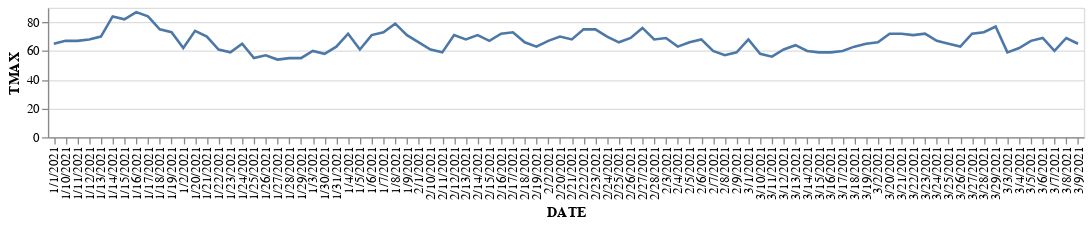

Source (notebook cell):
### Markdown cell above
## Visualization

Plotting libraries often operate in such a way that tidy data is easier to plot.

### Code cell
alt.Chart(weather1).mark_line().encode(
    x = 'DATE',
    y = 'TMAX'
).properties(
    width = 800, 
    height = 100
)

### Figure 1 — Vega-Lite specification as saved in the notebook (floating-point values rounded to 4 significant figures)
{"config": {"view": {"continuousWidth": 400, "continuousHeight": 300}}, "data": {"name": "data-7707a377a611fea0e30a7390cb6491ab"}, "mark": "line", "encoding": {"x": {"field": "DATE", "type": "nominal"}, "y": {"field": "TMAX", "type": "quantitative"}}, "height": 100, "width": 800, "$schema": "https://vega.github.io/schema/vega-lite/v4.17.0.json", "datasets": {"data-7707a377a611fea0e30a7390cb6491ab": [{"STATION": "USW00023190", "NAME": "SANTA BARBARA MUNICIPAL AIRPORT, CA US", "DATE": "1/1/2021", "TMAX": 65, "TMIN": 37}, {"STATION": "USW00023190", "NAME": "SANTA BARBARA MUNICIPAL AIRPORT, CA US", "DATE": "1/2/2021", "TMAX": 62, "TMIN": 38}, {"STATION": "USW00023190", "NAME": "SANTA BARBARA MUNICIPAL AIRPORT, CA US", "DATE": "1/3/2021", "TMAX": 60, "TMIN": 42}, {"STATION": "USW00023190", "NAME": "SANTA BARBARA MUNICIPAL AIRPORT, CA US", "DATE": "1/4/2021", "TMAX": 72, "TMIN": 43}, {"STATION": "USW00023190", "NAME": "SANTA BARBARA MUNICIPAL AIRPORT, CA US", "DATE": "1/5/2021", "TMAX": 61, "TMIN": 40}, {"STATION": "USW00023190", "NAME": "SANTA BARBARA MUNICIPAL AIRPORT, CA US", "DATE": "1/6/2021", "TMAX": 71, "TMIN": 39}, {"STATION": "USW00023190", "NAME": "SANTA BARBARA MUNICIPAL AIRPORT, CA US", "DATE": "1/7/2021", "TMAX": 73, "TMIN": 38}, {"STATION": "USW00023190", "NAME": "SANTA BARBARA MUNICIPAL AIRPORT, CA US", "DATE": "1/8/2021", "TMAX": 79, "TMIN": 36}, {"STATION": "USW00023190", "NAME": "SANTA BARBARA MUNICIPAL AIRPORT, CA US", "DATE": "1/9/2021", "TMAX": 71, "TMIN": 39}, {"STATION": "USW00023190", "NAME": "SANTA BARBARA MUNICIPAL AIRPORT, CA US", "DATE": "1/10/2021", "TMAX": 67, "TMIN": 37}, {"STATION": "USW00023190", "NAME": "SANTA BARBARA MUNICIPAL AIRPORT, CA US", "DATE": "1/11/2021", "TMAX": 67, "TMIN": 36}, {"STATION": "USW00023190", "NAME": "SANTA BARBARA MUNICIPAL AIRPORT, CA US", "DATE": "1/12/2021", "TMAX": 68, "TMIN": 37}, {"STATION": "USW00023190", "NAME": "SANTA BARBARA MUNICIPAL AIRPORT, CA US", "DATE": "1/13/2021", "TMAX": 70, "TMIN": 39}, {"STATION": "USW00023190", "NAME": "SANTA BARBARA MUNICIPAL AIRPORT, CA US", "DATE": "1/14/2021", "TMAX": 84, "TMIN": 42}, {"STATION": "USW00023190", "NAME": "SANTA BARBARA MUNICIPAL AIRPORT, CA US", "DATE": "1/15/2021", "TMAX": 82, "TMIN": 42}, {"STATION": "USW00023190", "NAME": "SANTA BARBARA MUNICIPAL AIRPORT, CA US", "DATE": "1/16/2021", "TMAX": 87, "TMIN": 42}, {"STATION": "USW00023190", "NAME": "SANTA BARBARA MUNICIPAL AIRPORT, CA US", "DATE": "1/17/2021", "TMAX": 84, "TMIN": 46}, {"STATION": "USW00023190", "NAME": "SANTA BARBARA MUNICIPAL AIRPORT, CA US", "DATE": "1/18/2021", "TMAX": 75, "TMIN": 43}, {"STATION": "USW00023190", "NAME": "SANTA BARBARA MUNICIPAL AIRPORT, CA US", "DATE": "1/19/2021", "TMAX": 73, "TMIN": 47}, {"STATION": "USW00023190", "NAME": "SANTA BARBARA MUNICIPAL AIRPORT, CA US", "DATE": "1/20/2021", "TMAX": 74, "TMIN": 46}, {"STATION": "USW00023190", "NAME": "SANTA BARBARA MUNICIPAL AIRPORT, CA US", "DATE": "1/21/2021", "TMAX": 70, "TMIN": 42}, {"STATION": "USW00023190", "NAME": "SANTA BARBARA MUNICIPAL AIRPORT, CA US", "DATE": "1/22/2021", "TMAX": 61, "TMIN": 41}, {"STATION": "USW00023190", "NAME": "SANTA BARBARA MUNICIPAL AIRPORT, CA US", "DATE": "1/23/2021", "TMAX": 59, "TMIN": 40}, {"STATION": "USW00023190", "NAME": "SANTA BARBARA MUNICIPAL AIRPORT, CA US", "DATE": "1/24/2021", "TMAX": 65, "TMIN": 38}, {"STATION": "USW00023190", "NAME": "SANTA BARBARA MUNICIPAL AIRPORT, CA US", "DATE": "1/25/2021", "TMAX": 55, "TMIN": 44}, {"STATION": "USW00023190", "NAME": "SANTA BARBARA MUNICIPAL AIRPORT, CA US", "DATE": "1/26/2021", "TMAX": 57, "TMIN": 40}, {"STATION": "USW00023190", "NAME": "SANTA BARBARA MUNICIPAL AIRPORT, CA US", "DATE": "1/27/2021", "TMAX": 54, "TMIN": 48}, {"STATION": "USW00023190", "NAME": "SANTA BARBARA MUNICIPAL AIRPORT, CA US", "DATE": "1/28/2021", "TMAX": 55, "TMIN": 49}, {"STATION": "USW00023190", "NAME": "SANTA BARBARA MUNICIPAL AIRPORT, CA US", "DATE": "1/29/2021", "TMAX": 55, "TMIN": 42}, {"STATION": "USW00023190", "NAME": "SANTA BARBARA MUNICIPAL AIRPORT, CA US", "DATE": "1/30/2021", "TMAX": 58, "TMIN": 37}, {"STATION": "USW00023190", "NAME": "SANTA BARBARA MUNICIPAL AIRPORT, CA US", "DATE": "1/31/2021", "TMAX": 63, "TMIN": 37}, {"STATION": "USW00023190", "NAME": "SANTA BARBARA MUNICIPAL AIRPORT, CA US", "DATE": "2/1/2021", "TMAX": 66, "TMIN": 45}, {"STATION": "USW00023190", "NAME": "SANTA BARBARA MUNICIPAL AIRPORT, CA US", "DATE": "2/2/2021", "TMAX": 67, "TMIN": 40}, {"STATION": "USW00023190", "NAME": "SANTA BARBARA MUNICIPAL AIRPORT, CA US", "DATE": "2/3/2021", "TMAX": 69, "TMIN": 44}, {"STATION": "USW00023190", "NAME": "SANTA BARBARA MUNICIPAL AIRPORT, CA US", "DATE": "2/4/2021", "TMAX": 63, "TMIN": 37}, {"STATION": "USW00023190", "NAME": "SANTA BARBARA MUNICIPAL AIRPORT, CA US", "DATE": "2/5/2021", "TMAX": 66, "TMIN": 38}, {"STATION": "USW00023190", "NAME": "SANTA BARBARA MUNICIPAL AIRPORT, CA US", "DATE": "2/6/2021", "TMAX": 68, "TMIN": 38}, {"STATION": "USW00023190", "NAME": "SANTA BARBARA MUNICIPAL AIRPORT, CA US", "DATE": "2/7/2021", "TMAX": 60, "TMIN": 38}, {"STATION": "USW00023190", "NAME": "SANTA BARBARA MUNICIPAL AIRPORT, CA US", "DATE": "2/8/2021", "TMAX": 57, "TMIN": 49}, {"STATION": "USW00023190", "NAME": "SANTA BARBARA MUNICIPAL AIRPORT, CA US", "DATE": "2/9/2021", "TMAX": 59, "TMIN": 49}, {"STATION": "USW00023190", "NAME": "SANTA BARBARA MUNICIPAL AIRPORT, CA US", "DATE": "2/10/2021", "TMAX": 61, "TMIN": 41}, {"STATION": "USW00023190", "NAME": "SANTA BARBARA MUNICIPAL AIRPORT, CA US", "DATE": "2/11/2021", "TMAX": 59, "TMIN": 42}, {"STATION": "USW00023190", "NAME": "SANTA BARBARA MUNICIPAL AIRPORT, CA US", "DATE": "2/12/2021", "TMAX": 71, "TMIN": 49}, {"STATION": "USW00023190", "NAME": "SANTA BARBARA MUNICIPAL AIRPORT, CA US", "DATE": "2/13/2021", "TMAX": 68, "TMIN": 47}, {"STATION": "USW00023190", "NAME": "SANTA BARBARA MUNICIPAL AIRPORT, CA US", "DATE": "2/14/2021", "TMAX": 71, "TMIN": 43}, {"STATION": "USW00023190", "NAME": "SANTA BARBARA MUNICIPAL AIRPORT, CA US", "DATE": "2/15/2021", "TMAX": 67, "TMIN": 47}, {"STATION": "USW00023190", "NAME": "SANTA BARBARA MUNICIPAL AIRPORT, CA US", "DATE": "2/16/2021", "TMAX": 72, "TMIN": 47}, {"STATION": "USW00023190", "NAME": "SANTA BARBARA MUNICIPAL AIRPORT, CA US", "DATE": "2/17/2021", "TMAX": 73, "TMIN": 43}, {"STATION": "USW00023190", "NAME": "SANTA BARBARA MUNICIPAL AIRPORT, CA US", "DATE": "2/18/2021", "TMAX": 66, "TMIN": 40}, {"STATION": "USW00023190", "NAME": "SANTA BARBARA MUNICIPAL AIRPORT, CA US", "DATE": "2/19/2021", "TMAX": 63, "TMIN": 37}, {"STATION": "USW00023190", "NAME": "SANTA BARBARA MUNICIPAL AIRPORT, CA US", "DATE": "2/20/2021", "TMAX": 70, "TMIN": 45}, {"STATION": "USW00023190", "NAME": "SANTA BARBARA MUNICIPAL AIRPORT, CA US", "DATE": "2/21/2021", "TMAX": 68, "TMIN": 38}, {"STATION": "USW00023190", "NAME": "SANTA BARBARA MUNICIPAL AIRPORT, CA US", "DATE": "2/22/2021", "TMAX": 75, "TMIN": 37}, {"STATION": "USW00023190", "NAME": "SANTA BARBARA MUNICIPAL AIRPORT, CA US", "DATE": "2/23/2021", "TMAX": 75, "TMIN": 39}, {"STATION": "USW00023190", "NAME": "SANTA BARBARA MUNICIPAL AIRPORT, CA US", "DATE": "2/24/2021", "TMAX": 70, "TMIN": 41}, {"STATION": "USW00023190", "NAME": "SANTA BARBARA MUNICIPAL AIRPORT, CA US", "DATE": "2/25/2021", "TMAX": 66, "TMIN": 39}, {"STATION": "USW00023190", "NAME": "SANTA BARBARA MUNICIPAL AIRPORT, CA US", "DATE": "2/26/2021", "TMAX": 69, "TMIN": 36}, {"STATION": "USW00023190", "NAME": "SANTA BARBARA MUNICIPAL AIRPORT, CA US", "DATE": "2/27/2021", "TMAX": 76, "TMIN": 43}, {"STATION": "USW00023190", "NAME": "SANTA BARBARA MUNICIPAL AIRPORT, CA US", "DATE": "2/28/2021", "TMAX": 68, "TMIN": 38}, {"STATION": "USW00023190", "NAME": "SANTA BARBARA MUNICIPAL AIRPORT, CA US", "DATE": "3/1/2021", "TMAX": 68, "TMIN": 37}, {"STATION": "USW00023190", "NAME": "SANTA BARBARA MUNICIPAL AIRPORT, CA US", "DATE": "3/2/2021", "TMAX": 66, "TMIN": 36}, {"STATION": "USW00023190", "NAME": "SANTA BARBARA MUNICIPAL AIRPORT, CA US", "DATE": "3/3/2021", "TMAX": 59, "TMIN": 36}, {"STATION": "USW00023190", "NAME": "SANTA BARBARA MUNICIPAL AIRPORT, CA US", "DATE": "3/4/2021", "TMAX": 62, "TMIN": 37}, {"STATION": "USW00023190", "NAME": "SANTA BARBARA MUNICIPAL AIRPORT, CA US", "DATE": "3/5/2021", "TMAX": 67, "TMIN": 39}, {"STATION": "USW00023190", "NAME": "SANTA BARBARA MUNICIPAL AIRPORT, CA US", "DATE": "3/6/2021", "TMAX": 69, "TMIN": 43}, {"STATION": "USW00023190", "NAME": "SANTA BARBARA MUNICIPAL AIRPORT, CA US", "DATE": "3/7/2021", "TMAX": 60, "TMIN": 47}, {"STATION": "USW00023190", "NAME": "SANTA BARBARA MUNICIPAL AIRPORT, CA US", "DATE": "3/8/2021", "TMAX": 69, "TMIN": 47}, {"STATION": "USW00023190", "NAME": "SANTA BARBARA MUNICIPAL AIRPORT, CA US", "DATE": "3/9/2021", "TMAX": 65, "TMIN": 47}, {"STATION": "USW00023190", "NAME": "SANTA BARBARA MUNICIPAL AIRPORT, CA US", "DATE": "3/10/2021", "TMAX": 58, "TMIN": 43}, {"STATION": "USW00023190", "NAME": "SANTA BARBARA MUNICIPAL AIRPORT, CA US", "DATE": "3/11/2021", "TMAX": 56, "TMIN": 38}, {"STATION": "USW00023190", "NAME": "SANTA BARBARA MUNICIPAL AIRPORT, CA US", "DATE": "3/12/2021", "TMAX": 61, "TMIN": 35}, {"STATION": "USW00023190", "NAME": "SANTA BARBARA MUNICIPAL AIRPORT, CA US", "DATE": "3/13/2021", "TMAX": 64, "TMIN": 43}, {"STATION": "USW00023190", "NAME": "SANTA BARBARA MUNICIPAL AIRPORT, CA US", "DATE": "3/14/2021", "TMAX": 60, "TMIN": 40}, {"STATION": "USW00023190", "NAME": "SANTA BARBARA MUNICIPAL AIRPORT, CA US", "DATE": "3/15/2021", "TMAX": 59, "TMIN": 44}, {"STATION": "USW00023190", "NAME": "SANTA BARBARA MUNICIPAL AIRPORT, CA US", "DATE": "3/16/2021", "TMAX": 59, "TMIN": 35}, {"STATION": "USW00023190", "NAME": "SANTA BARBARA MUNICIPAL AIRPORT, CA US", "DATE": "3/17/2021", "TMAX": 60, "TMIN": 38}, {"STATION": "USW00023190", "NAME": "SANTA BARBARA MUNICIPAL AIRPORT, CA US", "DATE": "3/18/2021", "TMAX": 63, "TMIN": 47}, {"STATION": "USW00023190", "NAME": "SANTA BARBARA MUNICIPAL AIRPORT, CA US", "DATE": "3/19/2021", "TMAX": 65, "TMIN": 45}, {"STATION": "USW00023190", "NAME": "SANTA BARBARA MUNICIPAL AIRPORT, CA US", "DATE": "3/20/2021", "TMAX": 72, "TMIN": 54}, {"STATION": "USW00023190", "NAME": "SANTA BARBARA MUNICIPAL AIRPORT, CA US", "DATE": "3/21/2021", "TMAX": 72, "TMIN": 44}, {"STATION": "USW00023190", "NAME": "SANTA BARBARA MUNICIPAL AIRPORT, CA US", "DATE": "3/22/2021", "TMAX": 71, "TMIN": 50}, {"STATION": "USW00023190", "NAME": "SANTA BARBARA MUNICIPAL AIRPORT, CA US", "DATE": "3/23/2021", "TMAX": 72, "TMIN": 49}, {"STATION": "USW00023190", "NAME": "SANTA BARBARA MUNICIPAL AIRPORT, CA US", "DATE": "3/24/2021", "TMAX": 67, "TMIN": 41}, {"STATION": "USW00023190", "NAME": "SANTA BARBARA MUNICIPAL AIRPORT, CA US", "DATE": "3/25/2021", "TMAX": 65, "TMIN": 44}, {"STATION": "USW00023190", "NAME": "SANTA BARBARA MUNICIPAL AIRPORT, CA US", "DATE": "3/26/2021", "TMAX": 63, "TMIN": 40}, {"STATION": "USW00023190", "NAME": "SANTA BARBARA MUNICIPAL AIRPORT, CA US", "DATE": "3/27/2021", "TMAX": 72, "TMIN": 41}, {"STATION": "USW00023190", "NAME": "SANTA BARBARA MUNICIPAL AIRPORT, CA US", "DATE": "3/28/2021", "TMAX": 73, "TMIN": 41}, {"STATION": "USW00023190", "NAME": "SANTA BARBARA MUNICIPAL AIRPORT, CA US", "DATE": "3/29/2021", "TMAX": 77, "TMIN": 42}]}}
